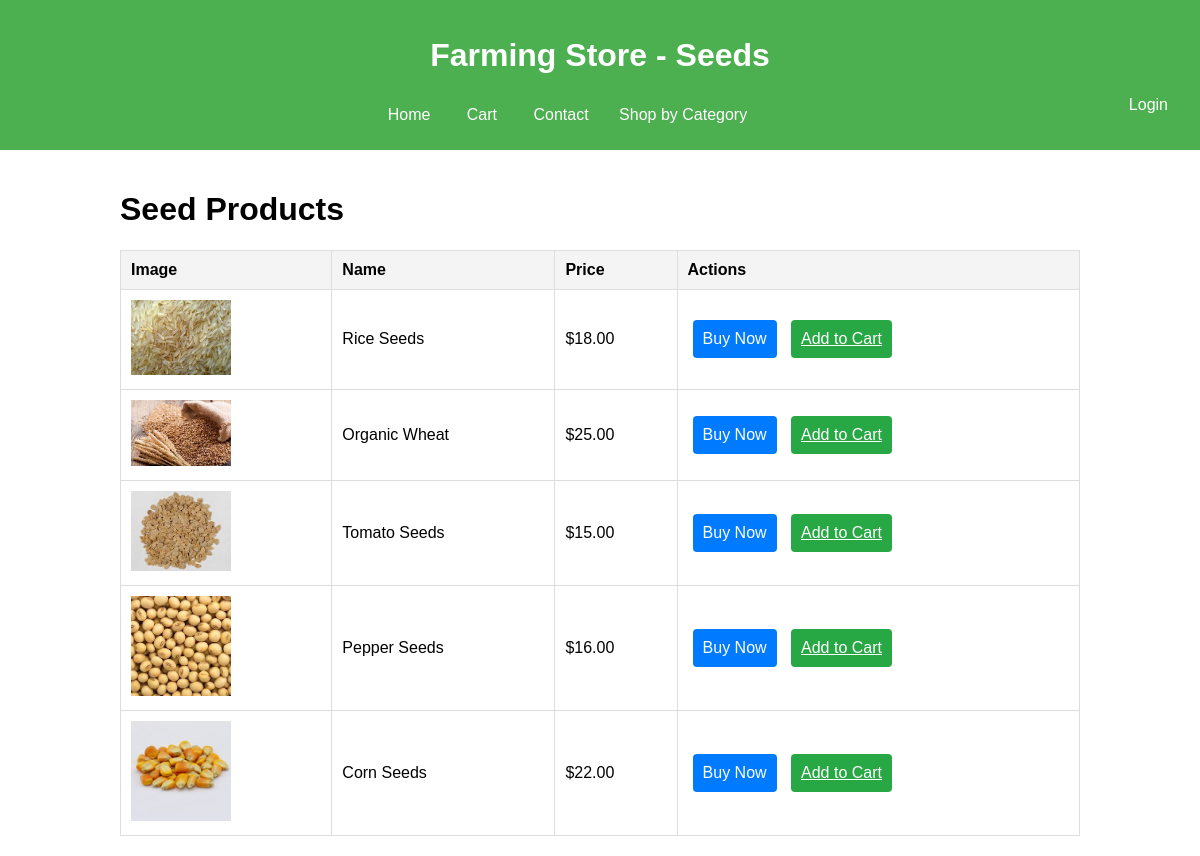
/shop-seeds.php, run on the app's committed database.
### tables this page shows
CREATE TABLE `products` (
  `id` int(11) NOT NULL,
  `name` varchar(255) NOT NULL,
  `price` decimal(10,2) NOT NULL,
  `category_id` int(11) NOT NULL,
  `image` varchar(255) NOT NULL,
  `quantity_available` int(11) NOT NULL
);

### shop-seeds.php (the view, shortened to what this page needs)
<?php
$servername = "localhost";
$username = "root";
$password = "";
$dbname = "farming_info_db";
$conn = new mysqli($servername, $username, $password, $dbname);
function fetchProducts($conn) {
    $stmt = $conn->prepare("SELECT p.name, p.price, p.image FROM products p WHERE p.category_id = 1");
    $stmt->execute();
    $result = $stmt->get_result();
    return $result->fetch_all(MYSQLI_ASSOC);
}
$products = fetchProducts($conn);
?>
<!DOCTYPE html>
<html lang="en">
<head>
</head>
<body>
    <header>
        <h1>Farming Store - Seeds</h1>
        <nav>
            <a href="farminghome.php">Home</a>
            <a href="cart.php#cart">Cart</a>
            <a href="contact.php#contact">Contact</a>
            <div class="dropdown">
                <button class="dropbtn">Shop by Category</button>
            </div>
            <div class="profile">
                <?php if (isset($_SESSION['username'])): ?>
                    <span>Welcome, <?php echo htmlspecialchars($_SESSION['username']); ?></span>
                    <a href="logout.php">Logout</a>
                <?php else: ?>
                    <a href="login.php">Login</a>
                <?php endif; ?>
            </div>
        </nav>
    </header>
    <div class="container">
        <h1>Seed Products</h1>
        <table>
            <tr>
                <th>Image</th>
                <th>Name</th>
                <th>Price</th>
                <th>Actions</th>
            </tr>
            <?php foreach ($products as $product): ?>
                <tr>
                    <td><img src="<?php echo htmlspecialchars($product['image']); ?>" alt="<?php echo htmlspecialchars($product['name']); ?>"></td>
                    <td><?php echo htmlspecialchars($product['name']); ?></td>
                    <td>$<?php echo htmlspecialchars($product['price']); ?></td>
                    <td>
                        <form action="shop-seeds.php" method="get" style="display:inline;">
                            <button type="submit" name="action" value="buy" class="btn buy-now">Buy Now</button>
                        </form>
                        <a href="?action=add&name=<?php echo urlencode($product['name']); ?>&price=<?php echo urlencode($product['price']); ?>&image=<?php echo urlencode($product['image']); ?>" class="btn add-to-cart">Add to Cart</a>
                    </td>
                </tr>
            <?php endforeach; ?>
        </table>
    </div>
</body>
</html>

### shop-seeds.php (style rules this page uses)
body { font-family: Arial, sans-serif; margin: 0; padding: 0; }
header { background-color: #4CAF50; color: white; padding: 1em; text-align: center; }
nav a { color: white; margin: 0 1em; text-decoration: none; }
.dropdown { display: inline-block; }
.dropbtn { background-color: #4CAF50; color: white; padding: 10px; font-size: 16px; border: none; cursor: pointer; }
.profile { float: right; }
.container { width: 80%; margin: 0 auto; padding: 20px; }
table { width: 100%; border-collapse: collapse; }
table, th, td { border: 1px solid #ddd; }
th, td { padding: 10px; text-align: left; }
th { background-color: #f4f4f4; }
img { width: 100px; height: auto; }
.btn { padding: 10px; border: none; border-radius: 4px; cursor: pointer; font-size: 16px; text-align: center; display: inline-block; margin: 5px; }
.add-to-cart { background-color: #28a745; color: white; }
.buy-now { background-color: #007bff; color: white; }

### data on the page
products: image (picture), name "Rice Seeds", price "18.00"
products: image (picture), name "Organic Wheat", price "25.00"
products: image (picture), name "Tomato Seeds", price "15.00"
products: image (picture), name "Pepper Seeds", price "16.00"
products: image (picture), name "Corn Seeds", price "22.00"
